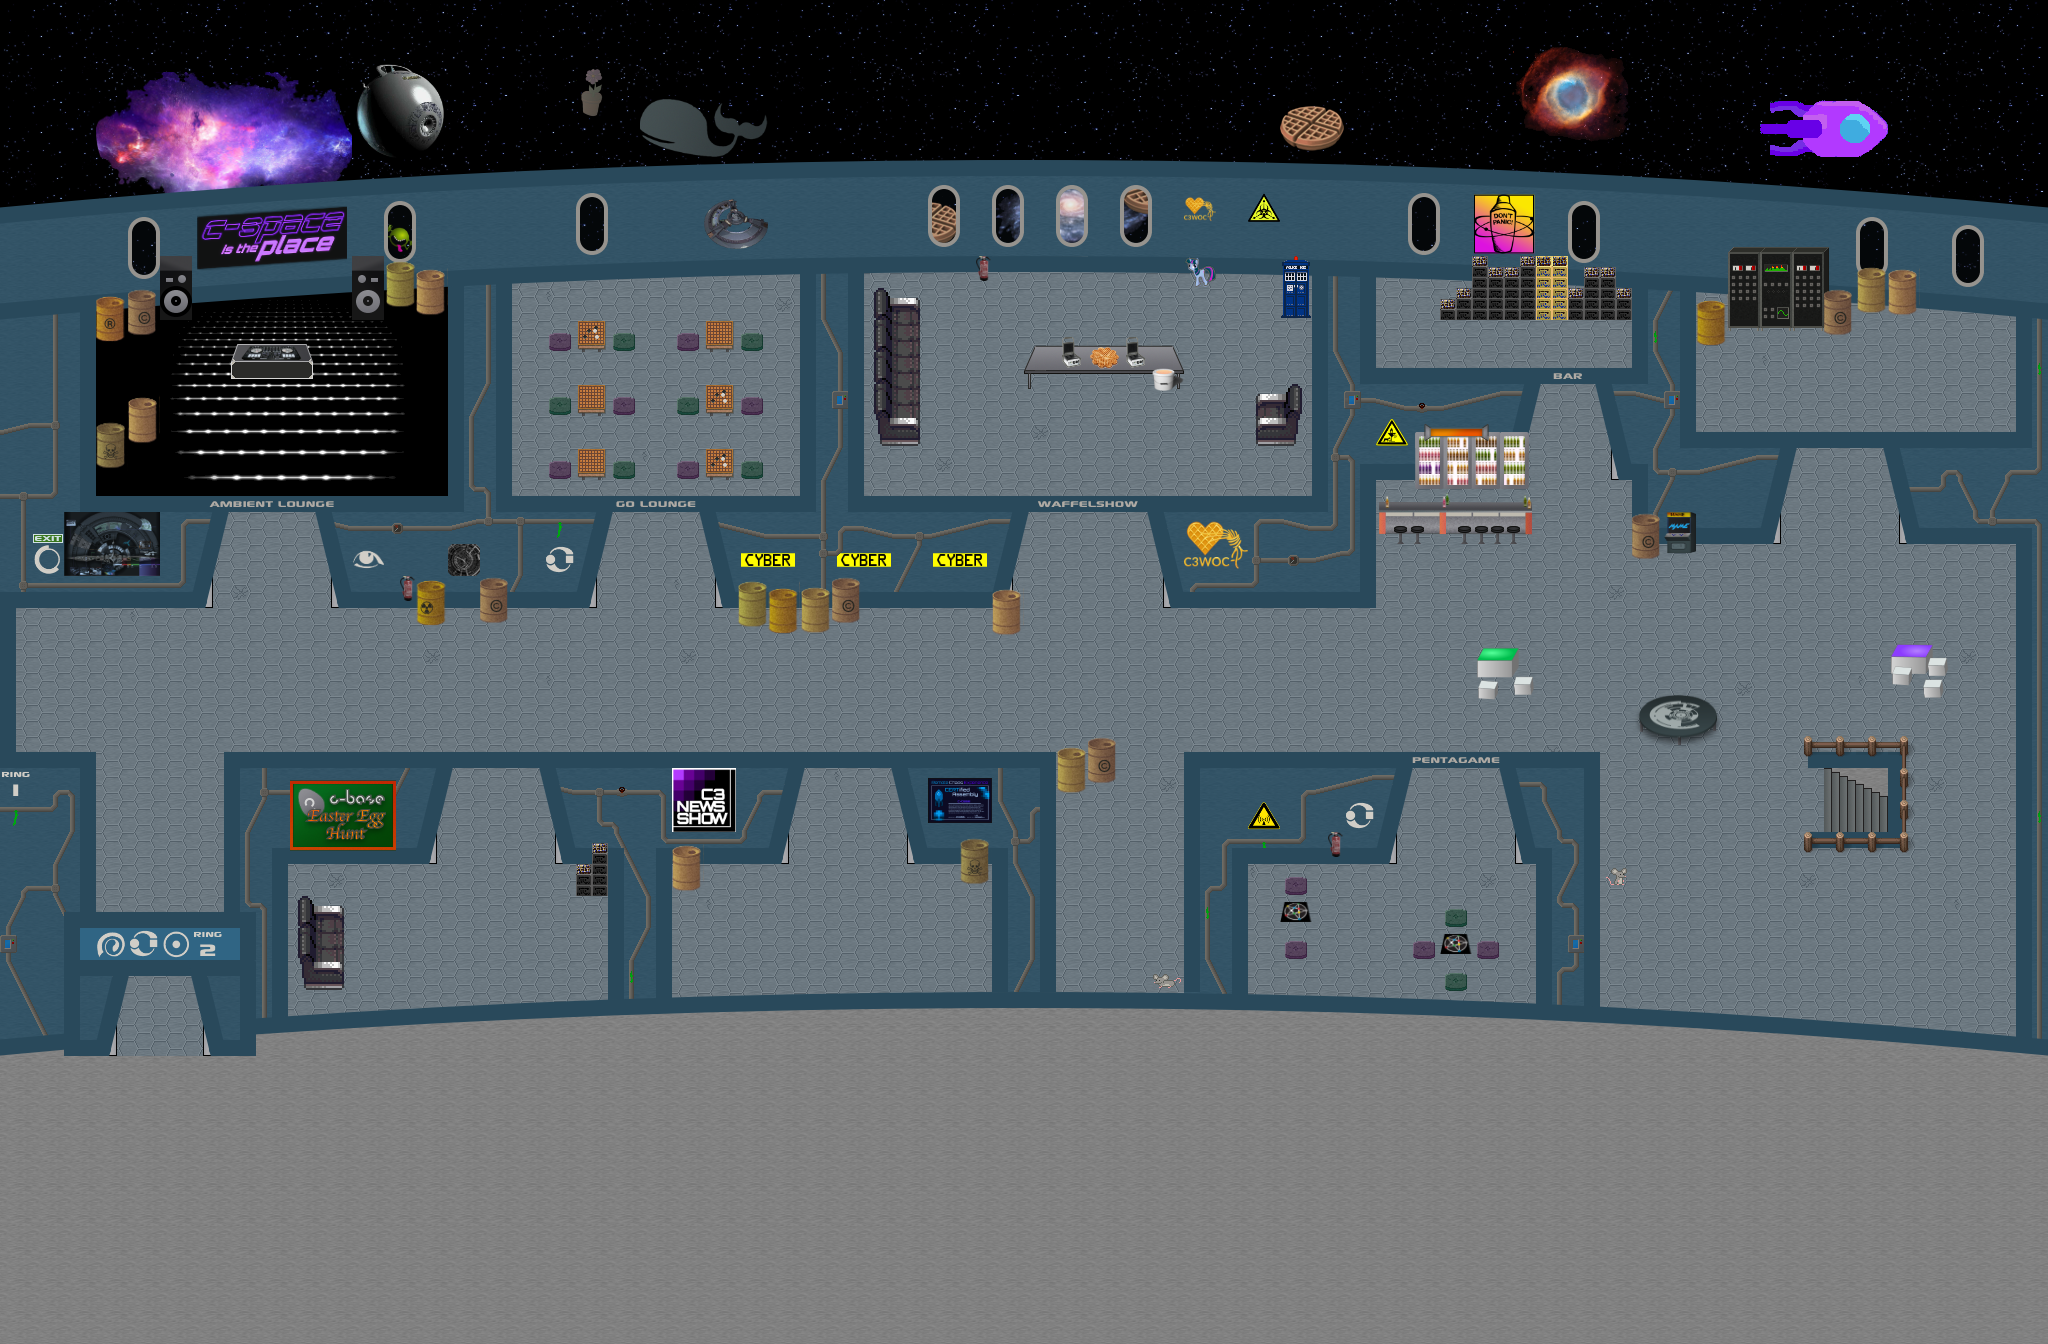

Tiled map render using the project's own tile images. Description and the map definition, with tile-layer contents summarised, below:
An orthogonal 64x42 tile map with 32x32 px tiles, 27 tile layers (start, exit, entryFlightdeck, exitFlightdeck, ...), 10 tilesets.

<map version="1.5" tiledversion="1.6.0" orientation="orthogonal" renderorder="right-down" width="64" height="42" tilewidth="32" tileheight="32" infinite="0" nextlayerid="50" nextobjectid="1">
 <editorsettings>
  <export target="main.json" format="json" />
 </editorsettings>
 <tileset firstgid="1" source="../Tiles/spots.tsx" />
 <tileset firstgid="401" source="../Tiles/c-base-walls.tsx" />
 <tileset firstgid="913" source="../Tiles/c-base-inventory.tsx" />
 <tileset firstgid="1297" source="../Tiles/c-base-texts.tsx" />
 <tileset firstgid="1553" source="../Tiles/kolle_rc3-25.tsx" />
 <tileset firstgid="1569" source="../Tiles/c-base-space.tsx" />
 <tileset firstgid="2081" source="../Tiles/mame.tsx" />
 <tileset firstgid="2097" source="../Tiles/c-base-nature.tsx" />
 <tileset firstgid="2353" source="../Tiles/tile_tst_34frames_2048bei256.tsx" />
 <tileset firstgid="4913" source="../Tiles/control1.tsx" />
 <layer id="7" name="start" width="64" height="42">
  <properties>
   <property name="startLayer" type="bool" value="true" />
  </properties>
  <data>[2688 cells, 15 non-empty, 1 distinct tile ids]</data>
 </layer>
 <layer id="19" name="exit" width="64" height="42">
  <properties>
   <property name="exitUrl" value="../main.json#entryRing1" />
  </properties>
  <data>[2688 cells, 10 non-empty, 1 distinct tile ids]</data>
 </layer>
 <layer id="29" name="entryFlightdeck" width="64" height="42">
  <properties>
   <property name="startLayer" type="bool" value="true" />
  </properties>
  <data>[2688 cells, 4 non-empty, 1 distinct tile ids]</data>
 </layer>
 <layer id="44" name="exitFlightdeck" width="64" height="42">
  <properties>
   <property name="exitUrl" value="flightdeck.json#start" />
  </properties>
  <data>[2688 cells, 4 non-empty, 1 distinct tile ids]</data>
 </layer>
 <layer id="28" name="exitRing2" width="64" height="42">
  <properties>
   <property name="exitUrl" value="../ring2/main.json#entryRing1" />
  </properties>
  <data>[2688 cells, 4 non-empty, 1 distinct tile ids]</data>
 </layer>
 <layer id="45" name="entryRing2" width="64" height="42">
  <properties>
   <property name="startLayer" type="bool" value="true" />
  </properties>
  <data>[2688 cells, 4 non-empty, 1 distinct tile ids]</data>
 </layer>
 <layer id="34" name="entryC3WOC" width="64" height="42">
  <properties>
   <property name="startLayer" type="bool" value="true" />
  </properties>
  <data>[2688 cells, 2 non-empty, 1 distinct tile ids]</data>
 </layer>
 <layer id="5" name="collides" width="64" height="42">
  <data>[2688 cells, 136 non-empty, 1 distinct tile ids]</data>
 </layer>
 <layer id="21" name="Web Go" width="64" height="42">
  <properties>
   <property name="openWebsite" value="https://online-go.com/group/7654" />
  </properties>
  <data>[2688 cells, 63 non-empty, 1 distinct tile ids]</data>
 </layer>
 <layer id="25" name="Web Mame" width="64" height="42">
  <properties>
   <property name="openWebsite" value="https://archive.org/details/internetarcade" />
  </properties>
  <data>[2688 cells, 5 non-empty, 1 distinct tile ids]</data>
 </layer>
 <layer id="27" name="Web Waffel" width="64" height="42">
  <properties>
   <property name="openWebsite" value="https://rc3.c-base.org/waffeln" />
  </properties>
  <data>[2688 cells, 45 non-empty, 1 distinct tile ids]</data>
 </layer>
 <layer id="36" name="Web CERTificate" width="64" height="42">
  <properties>
   <property name="openWebsite" value="https://rc3.c-base.org/CERTifikat.pdf" />
  </properties>
  <data>[2688 cells, 5 non-empty, 1 distinct tile ids]</data>
 </layer>
 <layer id="32" name="Web Newsshow" width="64" height="42">
  <properties>
   <property name="openWebsite" value="https://rc3.c-base.org/newsshow/" />
  </properties>
  <data>[2688 cells, 8 non-empty, 1 distinct tile ids]</data>
 </layer>
 <layer id="39" name="Web Pentagame" width="64" height="42">
  <properties>
   <property name="openWebsite" value="https://rc3.c-base.org/pentagame/" />
  </properties>
  <data>[2688 cells, 36 non-empty, 1 distinct tile ids]</data>
 </layer>
 <layer id="47" name="Web EasterEggs" width="64" height="42">
  <properties>
   <property name="openWebsite" value="https://rc3.c-base.org/eastereggs/info/" />
  </properties>
  <data>[2688 cells, 8 non-empty, 1 distinct tile ids]</data>
 </layer>
 <layer id="48" name="Web Cetraenke" width="64" height="42">
  <properties>
   <property name="openWebsite" value="https://rc3.c-base.org/cetraenke/" />
  </properties>
  <data>[2688 cells, 18 non-empty, 1 distinct tile ids]</data>
 </layer>
 <layer id="49" name="Web c-space" width="64" height="42">
  <properties>
   <property name="openWebsite" value="https://rc3.c-base.org/c-space/" />
  </properties>
  <data>[2688 cells, 3 non-empty, 1 distinct tile ids]</data>
 </layer>
 <layer id="17" name="floor hex" width="64" height="42">
  <data>[2688 cells, 2064 non-empty, 28 distinct tile ids]</data>
 </layer>
 <layer id="10" name="Walls" width="64" height="42">
  <data>[2688 cells, 528 non-empty, 83 distinct tile ids]</data>
 </layer>
 <layer id="18" name="WallsDeko" width="64" height="42">
  <data>[2688 cells, 355 non-empty, 148 distinct tile ids]</data>
 </layer>
 <layer id="12" name="WallsTop" width="64" height="42">
  <data>[2688 cells, 280 non-empty, 27 distinct tile ids]</data>
 </layer>
 <layer id="9" name="ceil" width="64" height="42">
  <data>[2688 cells, 259 non-empty, 26 distinct tile ids]</data>
 </layer>
 <layer id="2" name="curveTop" width="64" height="42">
  <data>[2688 cells, 212 non-empty, 120 distinct tile ids]</data>
 </layer>
 <layer id="13" name="inventory" width="64" height="42">
  <data>[2688 cells, 233 non-empty, 166 distinct tile ids]</data>
 </layer>
 <layer id="46" name="exitC3woc" width="64" height="42">
  <properties>
   <property name="exitUrl" value="/_/global/raw.githubusercontent.com/c3woc/workadventure/main/see.json#entryCbase" />
  </properties>
  <data>[2688 cells, 2 non-empty, 2 distinct tile ids]</data>
 </layer>
 <objectgroup id="3" name="floorLayer" />
 <layer id="4" name="Overlay" width="64" height="42">
  <data>[2688 cells, 854 non-empty, 37 distinct tile ids]</data>
 </layer>
 <layer id="22" name="Overlay2" width="64" height="42">
  <data>[2688 cells, 147 non-empty, 134 distinct tile ids]</data>
 </layer>
</map>
